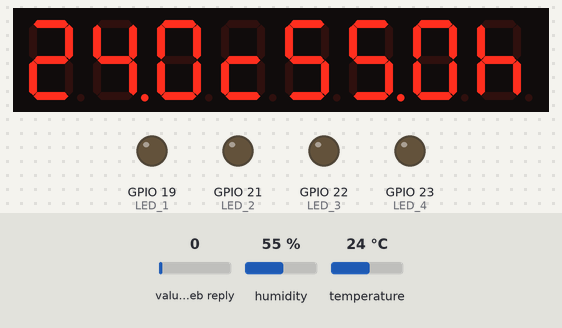
The sketch below on a simulated ESP32. Shown: 8-digit seven-segment display, output pins drawn as LEDs (lit = HIGH). The test bench sets the inputs (shaded band); at power-on: value in the web reply 0, humidity 55 %, temperature 24 °C. WiFi joins after 1.5 s; servers stay silent unless stated; web services answer with replies made up by the test bench; what the sketch prints to the serial monitor is not drawn.

Above: at 1.6 s.

The sketch:

DHT_LED.ino
```cpp
#include <WiFi.h>
#include "DHT.h"
#include "LedControl.h"
LedControl lc = LedControl(13, 14, 12, 1);

#define DHTPIN 2
#define DHTTYPE DHT11
#define LED_1 19
#define LED_2 21
#define LED_3 22
#define LED_4 23

const char* ssid = "SunLuCiFer";
const char* password = "0827704588";
String apiKey = "G86U0T965V4O4EWC";
const char* url = "/channels/348678/fields/3/last";
const char* host = "api.thingspeak.com";;

DHT dht(DHTPIN, DHTTYPE);
String line = "";
const int PORT = 80;

WiFiServer server(80);
WiFiClient client;

void setup() {
  Serial.begin(115200);
  delay(10);
  dht.begin();
  lc.shutdown(0, false);
  lc.setIntensity(0, 8);
  lc.clearDisplay(0);
  pinMode(LED_1, OUTPUT);
  pinMode(LED_2, OUTPUT);
  pinMode(LED_3, OUTPUT);
  pinMode(LED_4, OUTPUT);
  Serial.println("\n\n");
  Serial.print("Connecting to ");
  Serial.println(ssid);
  WiFi.begin(ssid, password);
  while (WiFi.status() != WL_CONNECTED) {
    delay(500);
    Serial.print(".");
  }
  Serial.println();
  Serial.println("WiFi Connected!!");
  Serial.print("IP address : ");
  Serial.println(WiFi.localIP());
}
void loop()
{ Serial.println(" - POST ----------------------------------");
  PostData();
  DelayShow(30);
  Serial.println(" - GET -----------------------------------");
  GetData();
  DelayShow(30);
}
//====================================================
void DelayShow(int nSec)
{ Serial.print("Delay >>");
  for (int i = nSec; i >= 0; i--)
  { Serial.print(" ");
    Serial.print(i);
    delay(1000);
  }
  Serial.println();
}
//====================================================
void PostData(void)
{
  Serial.println("Requesting temperatures...");
  float t = dht.readTemperature();
  float h = dht.readHumidity();
  if (isnan(h) || isnan(t)) {
    Serial.println("Failed to read from DHT sensor!");
    return;
  }
  int t2 = t * 10;
  int h2 = h* 10;
  lc.setDigit(0, 7, t2 / 100, false);
  lc.setDigit(0, 6, (t2 % 100) / 10, true);
  lc.setDigit(0, 5, t2 % 10, false);
  lc.setDigit(0, 4, 12, false);
  lc.setDigit(0, 3, h2 / 100, false);
  lc.setDigit(0, 2, (h2 / 10) % 10, true);
  lc.setDigit(0, 1, h2 % 10, false);
  lc.setRow(0, 0,B00010111);

  Serial.print("Temperature is: "); Serial.println(t, 2);
  Serial.print("Humidity is: "); Serial.println(h, 2);
  if (client.connect(host, 80))
  { Serial.print("On POST........ ");
    String postStr = apiKey;
    postStr += "&field1="; // Fields 1
    postStr += String(t);
    postStr += "&field2="; // Fields 2
    postStr += String(h);
    postStr += "\r\n\r\n";
    client.print("POST /update HTTP/1.1\n");
    client.print("Host: api.thingspeak.com\n");
    client.print("Connection: close\n");
    client.print("X-THINGSPEAKAPIKEY: " + apiKey + "\n");
    client.print("Content-Type: application/x-www-form-urlencoded\n");
    client.print("Content-Length: ");
    client.print(postStr.length());
    client.print("\n\n");
    client.print(postStr);
    Serial.println("POST Compleat");
  }
  client.stop();
}
//====================================================
void GetData(void) {
  WiFiClient client = server.available();
  Serial.print("Connecting to "); Serial.println(host);
  Serial.print("Requesting URL : "); Serial.println(url);
  if (!client.connect(host, PORT))
  { Serial.print(".");
    return;
  }
  else
  { client.print(String("GET ") + url + " HTTP/1.1\r\n" + "Host: " + host + "\r\n" + "Connection: close\r\n\r\n");
    delay(50);
    Serial.println("SEND !!"); // เมื่อส่งไปแล้วให้แสดงข้อความ SEND !! ออกมา
  }
  int i = 400;
  while (!client.available()) //ถ้าหากไม่มี response ตอบกลับมา ก็จะให้วนลูป จนกว่าจะมี responce ตอบกลับมา
  { delay(10);
    i--;
    if (i == 0) return;
  }
  while (client.available()) // และเมื่อมี response ตอบกลับมาก็จะให้เข้า loop while แล้วทำการเก็บค่าทั้งหมดไว้ที่ line
  { line += (char)client.read();
  }
  Serial.println();
  Serial.println("GET SUCCESSFULLY !!");
  Serial.print("###### rawData >> "); Serial.println(line);
  int lengthData = line.length();
  char data = line[lengthData - 1];
  String s = (String)"Position " + lengthData + (String)", Data " + data;
  Serial.print("###### splitted >> "); Serial.println(s);
  switch (data) {
    case '1':
      digitalWrite(LED_1, HIGH); // ถ้าเป็น 1 led1 ติด
      break;
    case '2':
      digitalWrite(LED_1, LOW); // ถ้าเป็น 2 led1 ดับ
      break;
    case '3':
      digitalWrite(LED_2, HIGH); // ถ้าเป็น 3 led2 ติด
      break;
    case '4':
      digitalWrite(LED_2, LOW); // ถ้าเป็น 4 led2 ดับ
      break;
    case '5':
      digitalWrite(LED_3, HIGH); // ถ้าเป็น 5 led3 ติด
      break;
    case '6':
      digitalWrite(LED_3, LOW); // ถ้าเป็น 6 led3 ดับ
      break;
    case '7':
      digitalWrite(LED_4, HIGH); // ถ้าเป็น 7 led4 ติด
      break;
    case '8':
      digitalWrite(LED_4, LOW); // ถ้าเป็น 8 led4 ดับ
      break;
    case '9':
      digitalWrite(LED_1, HIGH); // ถ้าเป็น 9 All LED On
      digitalWrite(LED_2, HIGH);
      digitalWrite(LED_3, HIGH);
      digitalWrite(LED_4, HIGH);
      break;
    case '0':
      digitalWrite(LED_1, LOW); // ถ้าเป็น 0 All LED Off
      digitalWrite(LED_2, LOW);
      digitalWrite(LED_3, LOW);
      digitalWrite(LED_4, LOW);
      break;
  }
  line = ""; // เคลียข้อมูลในตัวแปร line ให้เท่ากับ "" เพื่อรอรับค่าใหม่ใน loop หน้า
  Serial.println();
  Serial.println("Closing Connection");
}
```
